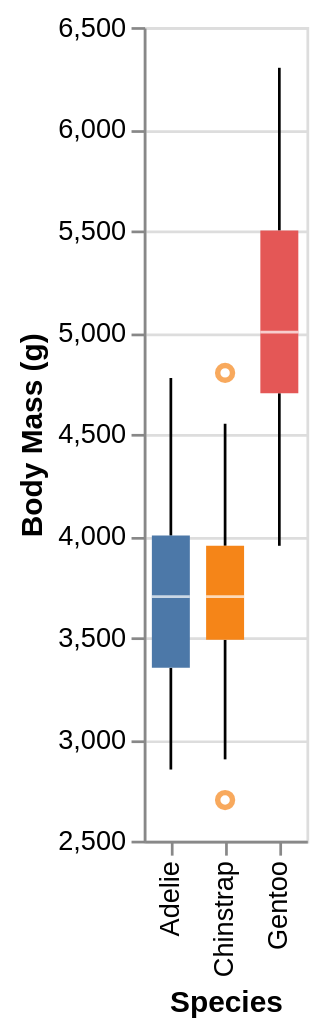

The specification (Vega-Lite) saved for this image:
### Vega-Lite specification from a JSON file in a GitHub repository (floating-point values rounded to 4 significant figures; data arrays with more than 128 entries replaced by an {"elided": "..."} marker saying what was removed)
{"$schema": "https://vega.github.io/schema/vega-lite/v4.json", "description": "A vertical box plot showing median and lower and upper quartiles of the distribution of body mass of penguins.", "data": {"values": {"elided": "344 records"}}, "mark": "boxplot", "encoding": {"x": {"field": "Species", "type": "nominal"}, "color": {"field": "Species", "type": "nominal", "legend": null}, "y": {"field": "Body Mass (g)", "type": "quantitative", "scale": {"zero": false}}}}
